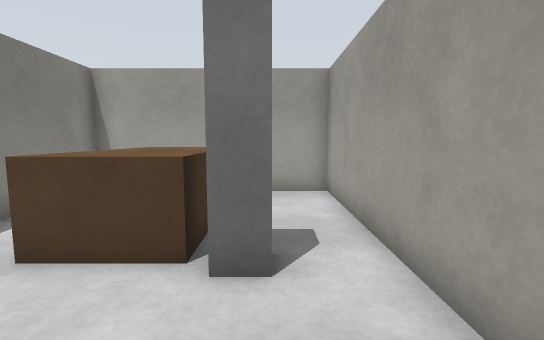
[1] (above)

24 first-person views from a walk through a robot-simulator world made for Gazebo. The camera is 0.87 m above the floor, tilts 6° down and sees 85° across. The floor is counted in squares, 0.5 m on a side. Each view is taken from the middle of a square. On the plan, view 1 faces up. The plan holds only what a view shows up to about 16 squares ahead; the rest is blank. The place goes on beyond the plan.

[2]
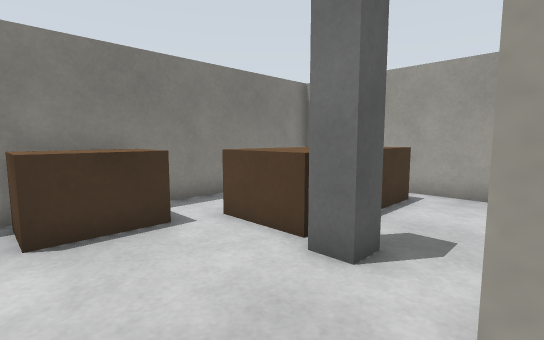

[3]
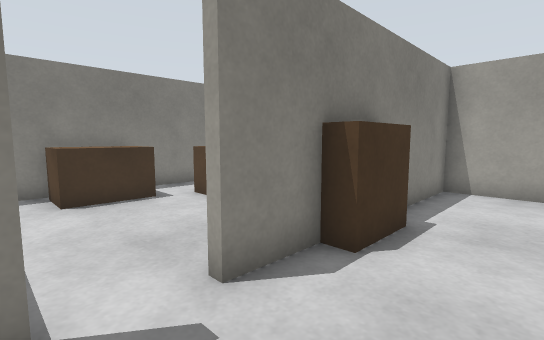

[4]
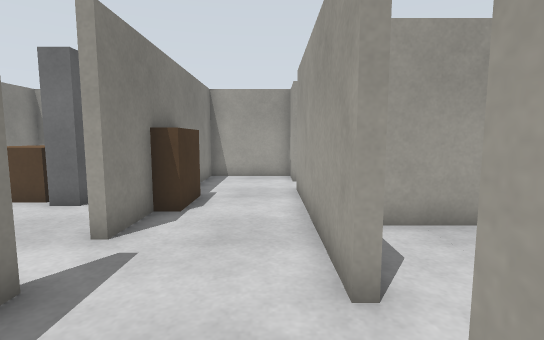

[5]
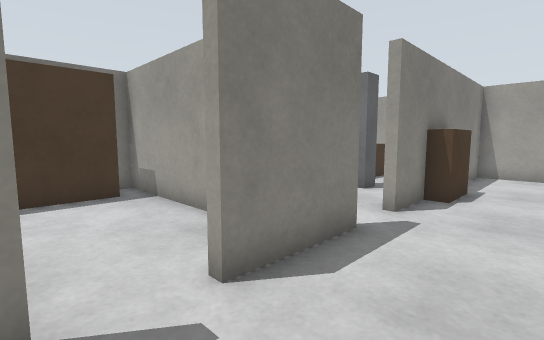

[6]
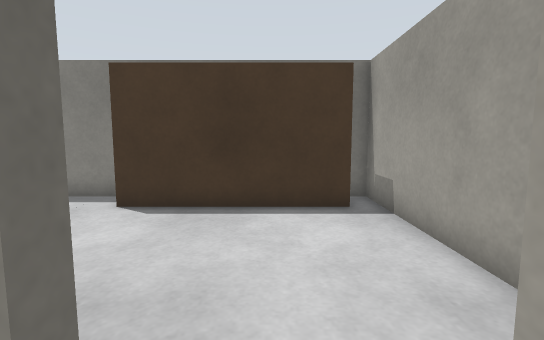

[7]
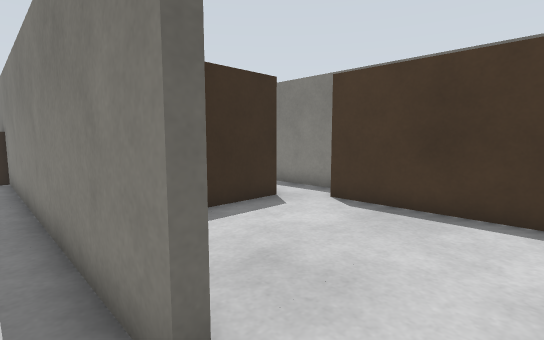

[8]
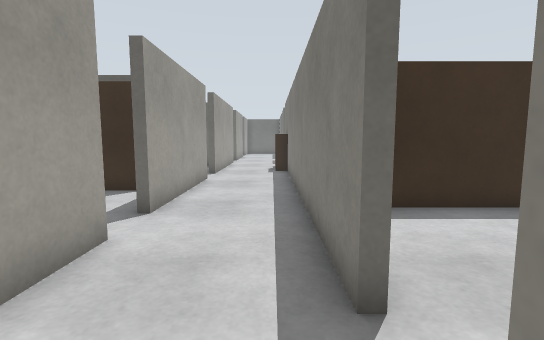

[9]
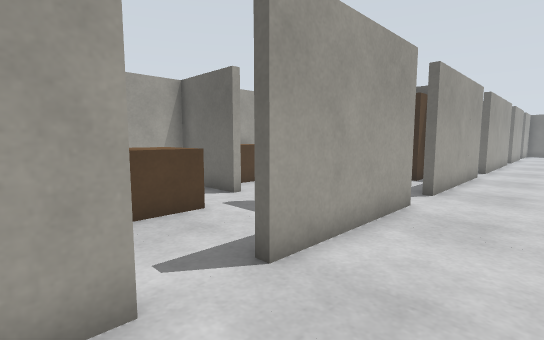

[10]
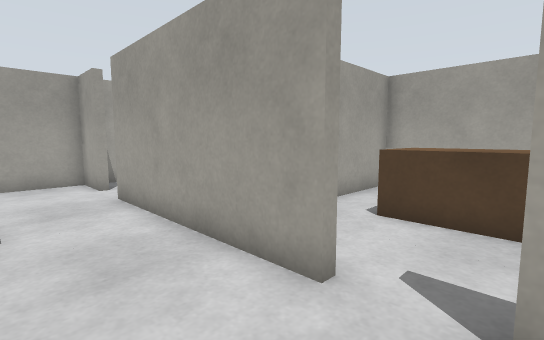

[11]
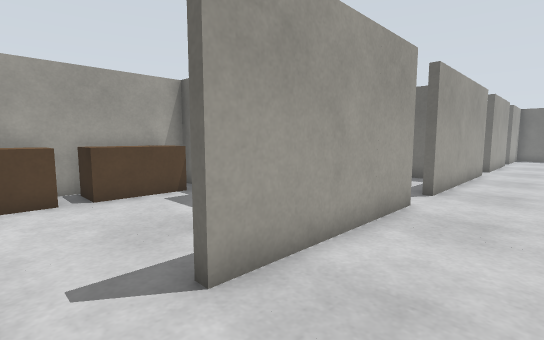

[12]
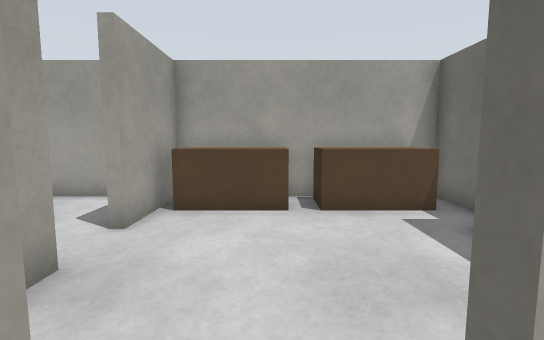

[13]
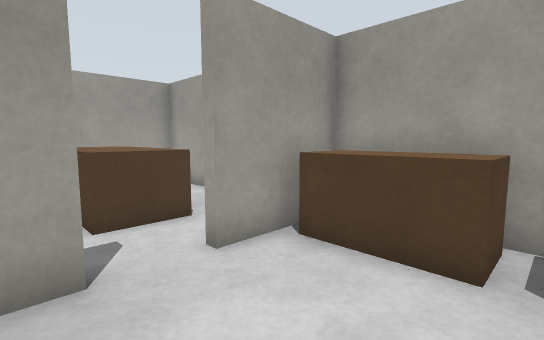

[14]
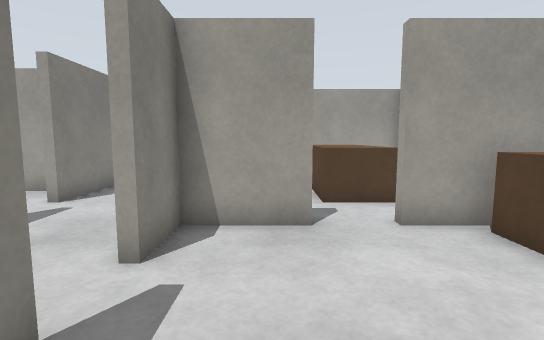

[15]
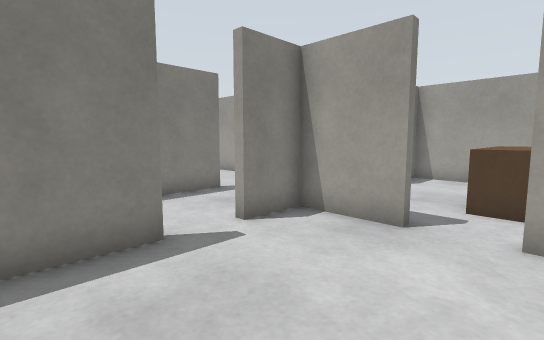

[16]
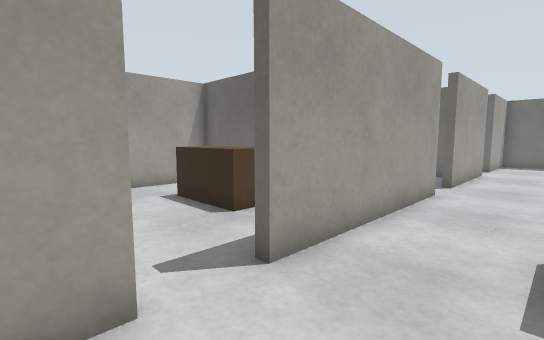

[17]
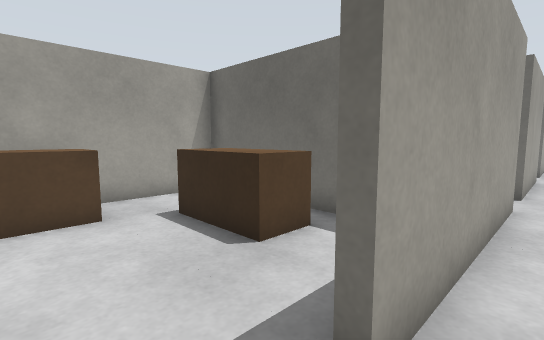

[18]
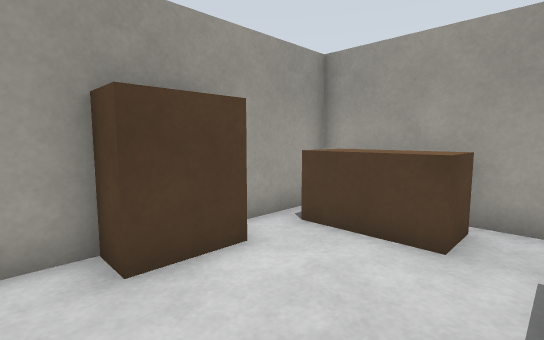

[19]
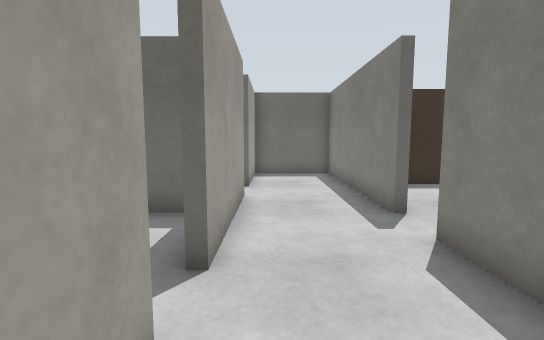

[20]
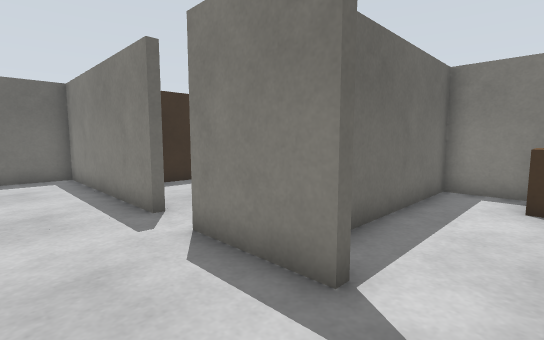

[21]
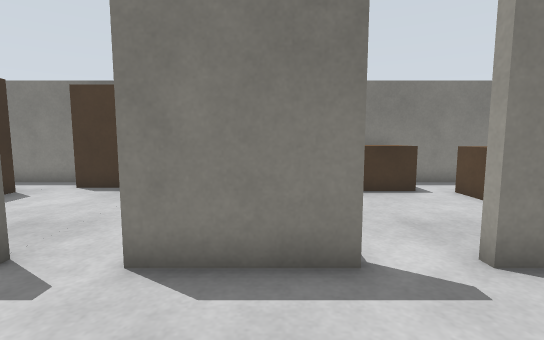

[22]
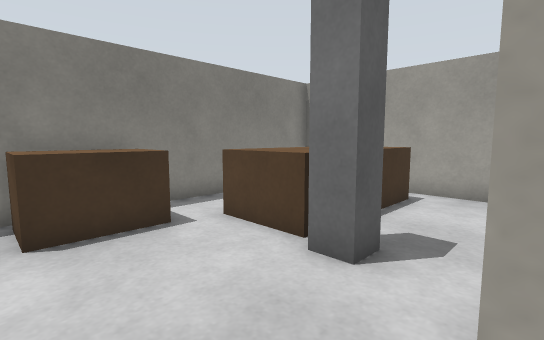

[23]
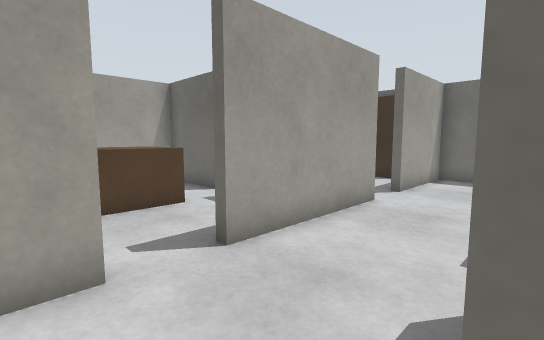

[24]
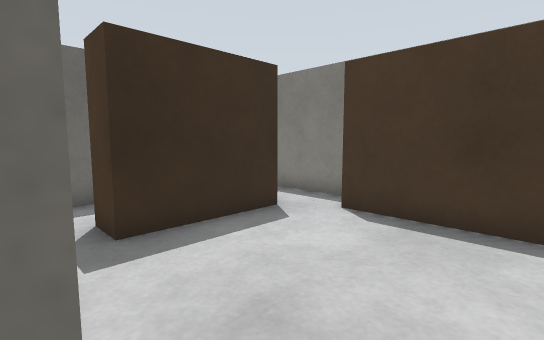

### Floor plan
Key: @ floor where view 1 was taken; # wall or solid block; . floor; B brown box; P grey post.
Columns run from 6 left of view 1 to 14 right of it. Each row starts with its distance up from view 1.
 10 ##############
  9 #    ...#...#.
  8 #  BBB..#....
  7 #  BBB..#....
  6 #. BBB..#...#
  5 #.BBBB..#B..#
  4 #.BBBPP.BB..#
  3 #BB.....#B..#
  2 #BB.....#...#########
  1 #BB.........#...... #
  0 #BB...@.....#..BBB  #
 -1 #    ...#......BBB .#
 -2 #########......BBB .#
 -3 ##......#...#..BBB..#
 -4  #..........#..BBB..#
 -5  #..........#.......#
 -6  #......#...###..####
 -7  #......#...#.....BB#
 -8  #......#.........BB#
 -9 ##......#.........BB#
-10 #..BBBB #...#.....BB#
-11 #.B     #...#.....BB#
-12 #.      #...#.....BB#
-13 #       #...####  BB#
-14 #  ######...#########
-15 #    ...#...#.BBB.BB#
-16 #    B..#.........BB#
-17 #    B..#.........BB#
-18 #  B  ..#...#.....BB#
-19 #.BBB ..#B..#..BBB..#
-20 #.BBBPP.BB..#..BBB..#
-21 #BB.....#B..#..BB   #
-22 #BB.....#...#########
-23 #BB.........#
-24 #BB.........#
-25 #.......#.....
-26 #########......BB
-27         #...#..BBB  #
-28        .....#..BB   #
-29  #..........#...... #
-30  #......#...###  ####
-31  #......#...#
-32  #......#....
-33 ##......#....
-34 #..BBBB.#...#.
-35 #.B   B.#...#.
-36 #.    B.#...#..
-37 #     . #...###
-38       #######

Where each view was taken, in squares from view 1:
view 1: 0 up, 0 right, facing up
view 2: 0 up, 2 right, facing up-left
view 3: 1 down, 5 right, facing up-left
view 4: 4 down, 5 right, facing up
view 5: 6 down, 5 right, facing up-left
view 6: 5 down, 3 right, facing left
view 7: 4 down, 3 right, facing down-left
view 8: 3 down, 3 right, facing down
view 9: 0 up, 3 right, facing down-right
view 10: 3 down, 3 right, facing up-right
view 11: 8 down, 3 right, facing down-right
view 12: 9 down, 5 right, facing right
view 13: 10 down, 8 right, facing up-right
view 14: 12 down, 8 right, facing up
view 15: 12 down, 11 right, facing up-left
view 16: 15 down, 3 right, facing down-right
view 17: 16 down, 5 right, facing down-right
view 18: 19 down, 7 right, facing up-right
view 19: 23 down, 5 right, facing down
view 20: 23 down, 5 right, facing down-left
view 21: 26 down, 6 right, facing left
view 22: 24 down, 2 right, facing up-left
view 23: 24 down, 2 right, facing down-right
view 24: 29 down, 2 right, facing down-left
